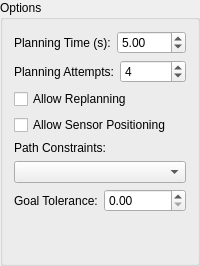
        <widget class="QGroupBox" name="groupBox_10">
         <property name="title">
          <string>Options</string>
         </property>
         <layout class="QVBoxLayout" name="verticalLayout_10">
          <item>
           <layout class="QHBoxLayout" name="horizontalLayout_3">
            <item>
             <widget class="QLabel" name="label_9">
              <property name="text">
               <string>Planning Time (s):</string>
              </property>
             </widget>
            </item>
            <item>
             <widget class="QDoubleSpinBox" name="planning_time">
              <property name="sizePolicy">
               <sizepolicy hsizetype="Minimum" vsizetype="Fixed">
                <horstretch>0</horstretch>
                <verstretch>0</verstretch>
               </sizepolicy>
              </property>
              <property name="maximum">
               <double>300.000000000000000</double>
              </property>
              <property name="value">
               <double>5.000000000000000</double>
              </property>
             </widget>
            </item>
           </layout>
          </item>
          <item>
           <layout class="QHBoxLayout" name="horizontalLayout_4">
            <item>
             <widget class="QLabel" name="label_10">
              <property name="text">
               <string>Planning Attempts:</string>
              </property>
             </widget>
            </item>
            <item>
           <widget class="QSpinBox" name="planning_attempts">
            <property name="maximum">
             <number>65535</number>
            </property>
            <property name="value">
             <number>4</number>
            </property>
           </widget>
            </item>
           </layout>
          </item>
          <item>
           <widget class="QCheckBox" name="allow_replanning">
            <property name="text">
             <string>Allow Replanning</string>
            </property>
            <property name="checked">
             <bool>false</bool>
            </property>
           </widget>
          </item>
          <item>
           <widget class="QCheckBox" name="allow_looking">
            <property name="text">
             <string>Allow Sensor Positioning</string>
            </property>
            <property name="checked">
             <bool>false</bool>
            </property>
           </widget>
          </item>
          <item>
           <widget class="QLabel" name="label_5">
            <property name="text">
             <string>Path Constraints:</string>
            </property>
           </widget>
          </item>
          <item>
           <widget class="QComboBox" name="path_constraints_combo_box"/>
          </item>
          <item>
           <layout class="QHBoxLayout" name="horizontalLayout_11">
            <item>
             <widget class="QLabel" name="label_6">
              <property name="text">
               <string>Goal Tolerance:</string>
              </property>
             </widget>
            </item>
            <item>
             <widget class="QDoubleSpinBox" name="goal_tolerance"/>
            </item>
           </layout>
          </item>
          <item>
           <spacer name="verticalSpacer_2">
            <property name="orientation">
             <enum>Qt::Vertical</enum>
            </property>
            <property name="sizeHint" stdset="0">
             <size>
              <width>20</width>
              <height>40</height>
             </size>
            </property>
           </spacer>
          </item>
         </layout>
        </widget>
